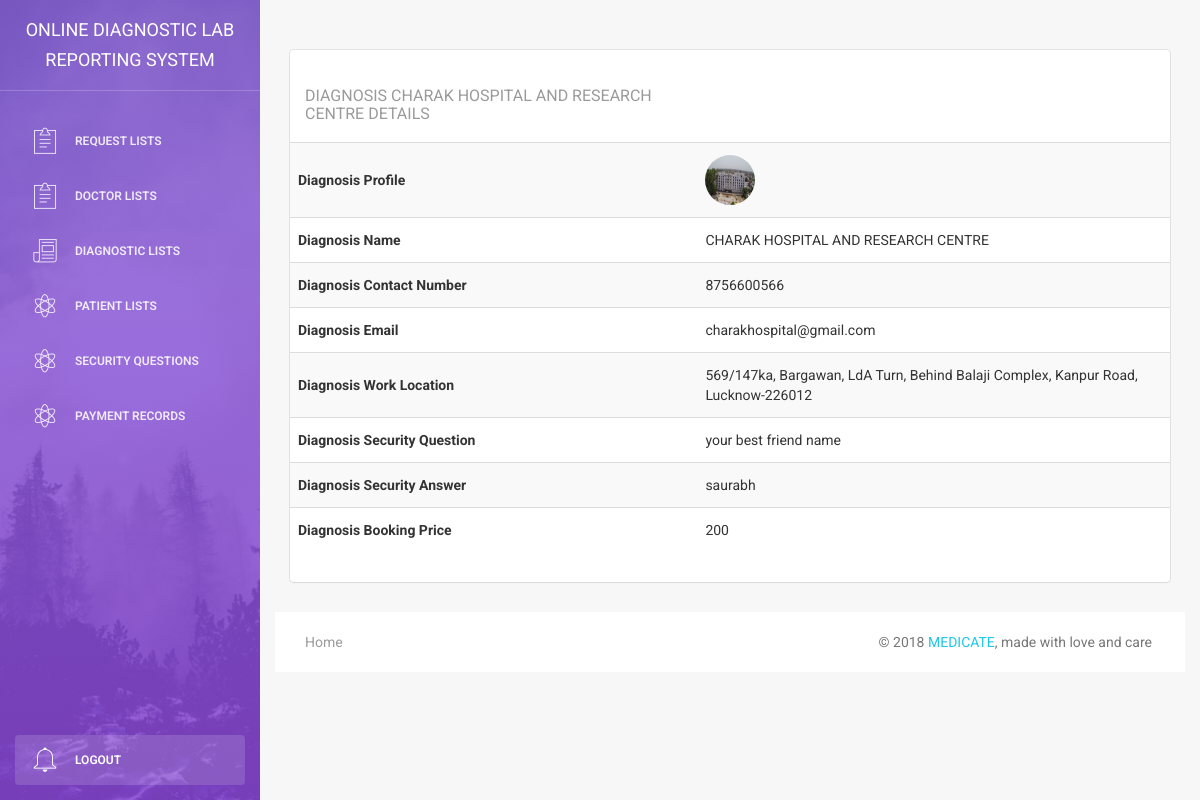
The app's page /_admin/dignosis_details.php?id=1 (signed in) with its own data.
### tables this page shows
CREATE TABLE IF NOT EXISTS `daignostic_center` (
  `id` int(255) NOT NULL AUTO_INCREMENT,
  `dia_name` varchar(255) NOT NULL,
  `dia_contnum` varchar(255) NOT NULL,
  `dia_email` varchar(255) NOT NULL,
  `dia_pass` varchar(255) NOT NULL,
  `dia_loc` varchar(255) NOT NULL,
  `dia_secqus` varchar(255) NOT NULL,
  `dia_secans` varchar(255) NOT NULL,
  `dia_bookingprice` varchar(255) NOT NULL,
  `dia_pro` varchar(255) NOT NULL,
  `dia_govapprove` varchar(255) NOT NULL,
  `dia_dateapprove` varchar(255) NOT NULL,
  PRIMARY KEY (`id`),
  UNIQUE KEY `dia_email` (`dia_email`)
);

### _admin/dignosis_details.php (the view, shortened to what this page needs)
<?php
	include("includes/header.php");
	$sql = "select * from daignostic_center where id = '$_REQUEST[id]'";
	$rs = mysqli_query($conn, $sql);
	$data = mysqli_fetch_assoc($rs);
?>
<div class="main-panel">
<div class="content">
<div class="container-fluid">
   			<div class="row">
                    <div class="col-md-12">
                        <div class="card">
                           <form name="doctor_view" action="../_doctor/lib/doctor.php">
                            <div class="content table-responsive table-full-width">
                                <table class="table table-hover table-striped">
									<thead>
										<th><h5><?php echo "Diagnosis ".$data['dia_name'];?> Details</h5></th>
									</thead>
									<tbody>
										<tr>
											<th>Diagnosis Profile</th>
											<td><img src="../_diagnostic/uploads/digcent/<?php echo $data['dia_pro'];?>" height="50" width="50" class="pf_img" /></td>
										</tr>
										<tr>
											<th>Diagnosis Name</th>
											<td><?php echo $data['dia_name'];?></td>
										</tr>
										<tr>
											<th>Diagnosis Contact Number</th>
											<td><?php echo $data['dia_contnum'];?></td>
										</tr>
										<tr>
											<th>Diagnosis Email</th>
											<td><?php echo $data['dia_email'];?></td>
										</tr>
										<tr>
											<th>Diagnosis Work Location</th>
											<td><?php echo $data['dia_loc'];?></td>
										</tr>
										<tr>
											<th>Diagnosis Security Question</th>
											<td><?php echo $data['dia_secqus'];?></td>
										</tr>
										<tr>
											<th>Diagnosis Security Answer</th>
											<td><?php echo $data['dia_secans'];?></td>
										</tr>
										<tr>
											<th>Diagnosis Booking Price</th>
											<td><?php echo $data['dia_bookingprice'];?></td>
										</tr>
									</tbody>
                                </table>
                            </div>
							</form>
                        </div>
                    </div>
                </div>
		</div>
<?php
	include("includes/footer.php");
?>

### _admin/assets/css/style.css (style rules this page uses)
img.pf_img { border-radius: 44px; }

### records on screen
daignostic_center: dia_name "CHARAK HOSPITAL AND RESEARCH CENTRE", dia_pro (picture), dia_contnum "8756600566", dia_email "charakhospital@gmail.com", dia_loc "569/147ka, Bargawan, LdA Turn, Behind Balaji Complex, Kanpur Road, Lucknow-226012", dia_secqus "your best friend name", dia_secans "saurabh", dia_bookingprice "200"
